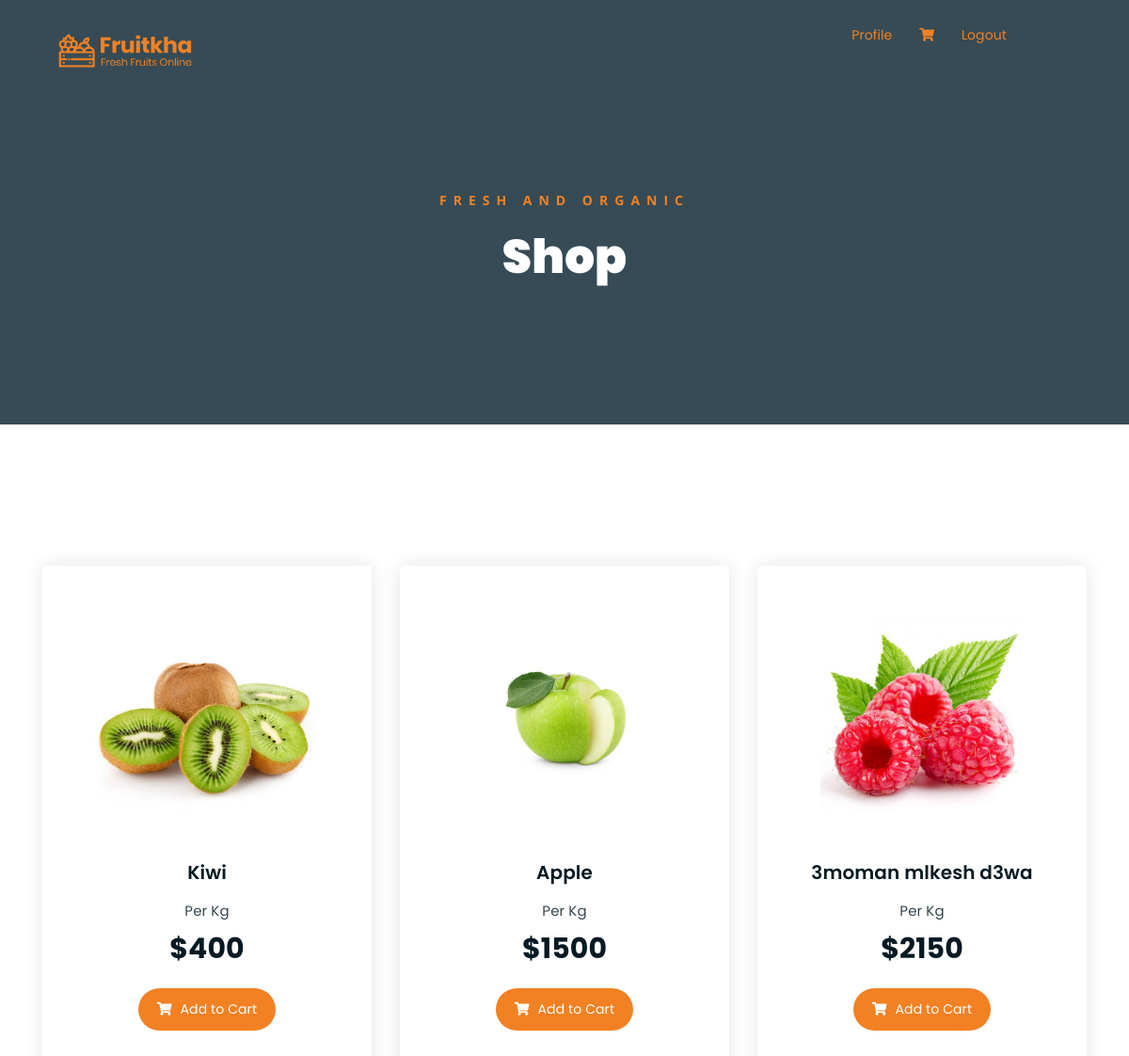
Screenshot of /home (signed in) with the database file from the repository.
### tables this page shows
CREATE TABLE products (
            id INTEGER PRIMARY KEY AUTOINCREMENT,
            name TEXT NOT NULL,
            price INTEGER NOT NULL,
            image_url TEXT
        );

### app.py (the view)
@app.route('/home')
def products():
  if 'username' in session:
    return render_template('products.html', products = db.get_all_products(connection), username = session['username'])
  return redirect(url_for('login'))

### db.py (called while the page is built)
def get_all_products(connection):
    cursor = connection.cursor()
    query = '''SELECT * FROM products'''
    cursor.execute(query)
    return cursor.fetchall()

### templates/products.html (shortened to what this page needs)
<!DOCTYPE html>
<html lang="en" dir="ltr">
  <head>
    <link
      rel="stylesheet"
      href="{{ url_for('static', filename='assets/css/all.min.css') }}"
    />
    <link
      rel="stylesheet"
      href="{{url_for('static',filename='css/bootstrap.min.css')}}"
    />
    <link
      rel="stylesheet"
      href="{{url_for('static',filename='css/style.css')}}"
    />
    <link
      rel="stylesheet"
      href="{{url_for('static',filename='assets/bootstrap/css/bootstrap.min.css')}}"
    />
    <link
      rel="stylesheet"
      href="{{url_for('static',filename='assets/css/owl.carousel.css')}}"
    />
    <link
      rel="stylesheet"
      href="{{url_for('static',filename='assets/css/magnific-popup.css')}}"
    />
    <link
      rel="stylesheet"
      href="{{url_for('static',filename='assets/css/animate.css')}}"
    />
    <link
      rel="stylesheet"
      href="{{url_for('static',filename='assets/css/meanmenu.min.css')}}"
    />
    <link
      rel="stylesheet"
      href="{{url_for('static',filename='assets/css/main.css')}}"
    />
    <link
      rel="stylesheet"
      href="{{url_for('static',filename='assets/css/responsive.css')}}"
    />
  </head>
  <body>
    <div class="top-header-area" id="sticker" style="padding-left: 30px">
      <div class="container">
        <div class="row">
          <div class="col-lg-12 col-sm-12 text-center">
            <div class="main-menu-wrap" style="text-align: end">
              <div class="site-logo">
                <a href="/">
                  <img src="static/assets/img/logo.png" alt="" />
                </a>
              </div>
              {% if 'username' in session %} {% if username !='admin'%}
              <a
                href="{{ url_for('account', username=session['username']) }}"
                style="color: #f28123"
              >
                Profile
              </a>
              <a
                class="shopping-cart"
                href="/cart"
                style="color: #f28123; margin: 0 25px"
                ><i class="fas fa-shopping-cart"></i
              ></a>
              {% endif %} {% endif %}  {% if ('username' in session) or (username =='admin')
              %}
              <a href="/logout" style="color: #f28123; margin-right: 100px">
                Logout
              </a>
              {% endif %}
            </div>
          </div>
        </div>
      </div>
    </div>
    <div class="breadcrumb-section breadcrumb-bg">
      <div class="container">
        <div class="row">
          <div class="col-lg-8 offset-lg-2 text-center">
            <div class="breadcrumb-text">
              <p>Fresh and Organic</p>
              <h1>Shop</h1>
            </div>
          </div>
        </div>
      </div>
    </div>
    {% include 'includes/alert.html' %} {% if 'username' not in session and
    username != "admin" %}
    <div
      class="alert alert-info alert-dismissible"
      role="alert"
      style="text-align: center"
    >
      To view the shop and buy you have to be logged in!
    </div>
    {% else %}
    <div class="product-section mt-150 mb-150">
      <div class="container">
        <div class="row product-lists">
          {% if products %} {% for product in products %}
          <div class="col-lg-4 col-md-6 text-center">
            <div class="single-product-item">
              <div class="product-image">
                <a href="">
                  <img
                    src="{{ url_for('static', filename=product[3]) }}"
                    alt=""
                  />
                </a>
              </div>
              <h3>{{ product[1] }}</h3>
              <p class="product-price"><span>Per Kg</span> ${{ product[2] }}</p>
              {% if username != 'admin' %}
              <a
                href="{{ url_for('add_to_cart', product_id=product[0]) }}"
                class="cart-btn"
              >
                <i class="fas fa-shopping-cart"></i> Add to Cart
              </a>
              {% endif %}
            </div>
          </div>
          {% endfor %} {% endif %}
        </div>
      </div>
    </div>
    {% endif %}
  </body>
</html>

### static/css/style.css (style rules this page uses)
* { margin: 0; padding: 0; box-sizing: border-box; font-family: 'Poppins', sans-serif; }

### static/assets/css/main.css (style rules this page uses)
html { font-size: 14px; font-weight: 400; line-height: 28px; height: 100%; }
body { font-family: "Open Sans", sans-serif; font-weight: 400; font-size: 1rem; letter-spacing: 0.1px; line-height: 1.8; color: #051922; overflow-x: hidden; }
body img { max-width: 100%; }
a { cursor: pointer; text-decoration: none; -webkit-transition: all 0.2s ease-in-out; -o-transition: all 0.2s ease-in-out; transition: all 0.2s ease-in-out; }
h1, .h1, h2, .h2, h3, .h3, h4, .h4, h5, .h5, h6, .h6 { font-family: "Poppins", sans-serif; font-weight: 700; margin: 0 0 1.25rem 0; color: #051922; }
h1:last-child, .h1:last-child, h2:last-child, .h2:last-child, h3:last-child, .h3:last-child, h4:last-child, .h4:last-child, h5:last-child, .h5:last-child, h6:last-child, .h6:last-child { margin: 0; }
h1, .h1 { font-size: 4rem; font-weight: 700; line-height: 4rem; }
h3, .h3 { font-size: 2rem; font-weight: 700; line-height: 2.25rem; }
p { font-family: "Open Sans", sans-serif; font-weight: 400; font-size: 1rem; letter-spacing: 0.1px; line-height: 1.8; color: #051922; margin: 0 0 1.25rem 0; }
.mt-150 { margin-top: 150px; }
.mb-150 { margin-bottom: 150px; }
a.boxed-btn, a.bordered-btn, a.cart-btn { border-radius: 50px; }
.breadcrumb-bg { background-image: url(../img/breadcrumb-bg.jpg); }
.breadcrumb-text p { color: #F28123; font-weight: 700; text-transform: uppercase; letter-spacing: 7px; }
.breadcrumb-text h1 { font-size: 50px; font-weight: 900; color: #fff; margin: 0; margin-top: 20px; }
.breadcrumb-section { padding: 150px 0; background-size: cover; background-position: center center; position: relative; z-index: 1; background-attachment: fixed; padding-top: 200px; }
.breadcrumb-section:after { position: absolute; left: 0; top: 0; width: 100%; height: 100%; content: ""; background-color: #07212e; z-index: -1; opacity: 0.8; }
.top-header-area { position: absolute; z-index: 999; width: 100%; padding: 25px 0; }
.site-logo { float: left; max-width: 150px; }
.main-menu-wrap { position: relative; }
.site-logo { padding: 6px 0; }
.top-header-area { -webkit-transition: 0.3s; -o-transition: 0.3s; transition: 0.3s; }
.product-image img { -webkit-transition: 0.3s; -o-transition: 0.3s; transition: 0.3s; }
a.cart-btn { -webkit-transition: 0.3s; -o-transition: 0.3s; transition: 0.3s; }
.single-product-item { -webkit-transition: 0.3s; -o-transition: 0.3s; transition: 0.3s; }
html, body { height: 100%; }
.single-product-item { margin-bottom: 30px; }
.product-image { padding: 30px; padding-bottom: 0; }
.product-image img { width: 90%; border-radius: 5px; margin-bottom: 20px; }
.single-product-item h3 { font-size: 20px; font-weight: 600; margin-bottom: 10px; }
p.product-price { font-family: 'Poppins', sans-serif; font-size: 30px; font-weight: 700; margin-bottom: 15px; }
p.product-price span { display: block; opacity: 0.8; font-size: 15px; font-weight: 400; }
a.cart-btn { font-family: 'Poppins', sans-serif; display: inline-block; background-color: #F28123; color: #fff; padding: 10px 20px; }
a.cart-btn i { margin-right: 5px; }
.single-product-item { -webkit-box-shadow: 0 0 20px #e4e4e4; box-shadow: 0 0 20px #e4e4e4; padding-bottom: 50px; border-radius: 5px; }

### rows the page displays
products: image_url (picture), name "Kiwi", price "400"
products: image_url (picture), name "Apple", price "1500"
products: image_url (picture), name "3moman mlkesh d3wa", price "2150"
